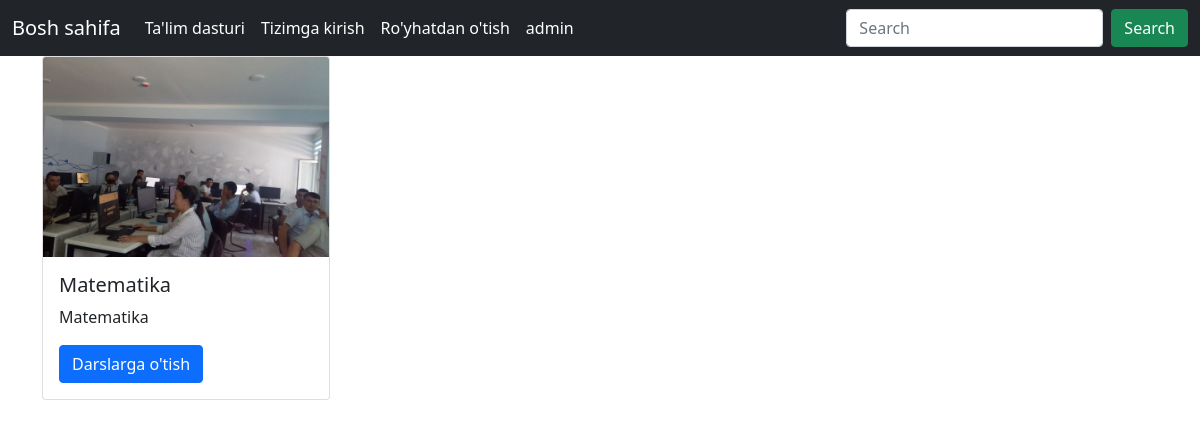
The page /curriculum/1-sinf/ on the database its author committed.
### curriculum/models.py (models this page shows, shortened)
class Subject(models.Model):
    subject_id = models.CharField(max_length=100, unique=True)
    name = models.CharField(max_length=100)
    slug = models.SlugField(null=True, blank=True)
    standard = models.ForeignKey(Standard, on_delete=models.CASCADE,related_name="subjects")
    image = models.ImageField(upload_to=save_subject_image, blank=True, verbose_name='Subject Image')
    description = models.TextField(max_length=500, blank=True)

### curriculum/views.py (the view)
# urls.py: path('<slug:slug>/', views.SubjectListView.as_view(), name='subject_list'),
class SubjectListView(DetailView):
    context_object_name = 'standards'
    model = Standard
    template_name = 'curriculum/subject_list_view.html'

### curriculum/templates/curriculum/subject_list_view.html (shortened to what this page needs)
{% extends 'base.html' %}
{% block content %}
<div class='container'>
    <div class='row justify-content-around'>
        {% for subject in standards.subjects.all %}
            <div class='col'>
                <div class="card" style="width: 18rem;">
                    <img src="{{subject.image.url}}" class="card-img-top" alt="...">
                    <div class="card-body">
                        <h5 class="card-title">{{subject.name}}</h5>
                        <p class="card-text">{{subject.description}}</p>
                        <a href="{% url 'curriculum:lesson_list' slug=subject.slug standard=standards.slug %}" class="btn btn-primary">Darslarga o'tish</a>
                    </div>
                </div>
            </div>
        {% endfor %}
    </div>
</div>
{% endblock content %}

### curriculum/templates/curriculum/subject_list_view.html (style rules this page uses)
img { width: 100%; height: 200px; }

### rows shown on the page
Subject: image (picture), name "Matematika", description "Matematika"
